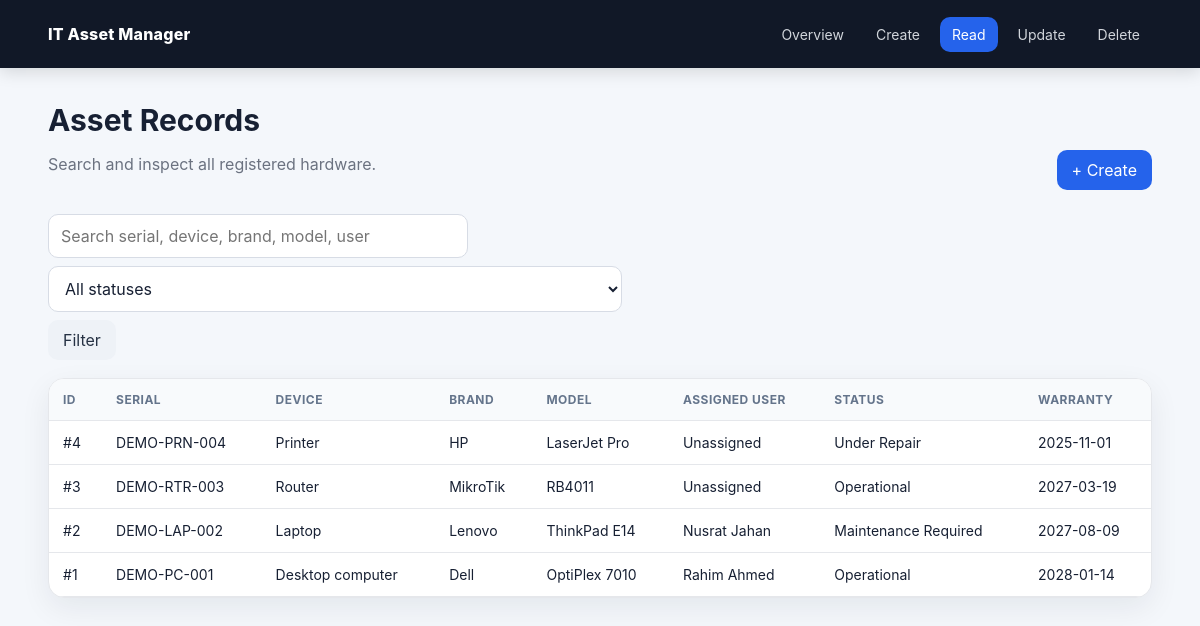
Screenshot of /CRUD_Operation/read.php with the database file from the repository.
### tables this page shows
CREATE TABLE Assets (
  AssetID INT UNSIGNED AUTO_INCREMENT PRIMARY KEY,
  SerialNo VARCHAR(100) NOT NULL UNIQUE,
  DeviceType VARCHAR(50) NOT NULL,
  Brand VARCHAR(50) NOT NULL,
  Model VARCHAR(50) NOT NULL,
  PurchaseDate DATE NULL,
  WarrantyExpiry DATE NULL,
  AssignedUserID INT UNSIGNED NULL,
  Status ENUM('Operational','Maintenance Required','Under Repair','Retired')
    NOT NULL DEFAULT 'Operational',
  CreatedAt TIMESTAMP DEFAULT CURRENT_TIMESTAMP,
  UpdatedAt TIMESTAMP DEFAULT CURRENT_TIMESTAMP ON UPDATE CURRENT_TIMESTAMP,
  CONSTRAINT fk_assets_user
    FOREIGN KEY (AssignedUserID) REFERENCES Users(UserID)
    ON UPDATE CASCADE ON DELETE SET NULL
);

CREATE TABLE Users (
  UserID INT UNSIGNED AUTO_INCREMENT PRIMARY KEY,
  FullName VARCHAR(100) NOT NULL,
  Department VARCHAR(50) NOT NULL,
  Email VARCHAR(100) NOT NULL UNIQUE,
  CreatedAt TIMESTAMP DEFAULT CURRENT_TIMESTAMP
);

### CRUD_Operation/read.php (the view, shortened to what this page needs)
<?php
require 'config.php';
$q = trim($_GET['q'] ?? '');
$status = $_GET['status'] ?? '';
$sql = "SELECT a.*,u.FullName AS AssignedTo,u.Department
        FROM Assets a LEFT JOIN Users u ON a.AssignedUserID=u.UserID
        WHERE 1=1";
$params=[];
$sql.=" ORDER BY a.AssetID DESC";
$stmt=$pdo->prepare($sql); $stmt->execute($params); $assets=$stmt->fetchAll();
?>
<!doctype html><html lang="en"><head><meta charset="utf-8"><meta name="viewport" content="width=device-width,initial-scale=1">
<title>Read Assets</title><link rel="stylesheet" href="style.css"></head><body>
<header class="topbar"><div class="container nav"><a class="brand" href="overview.php">IT Asset Manager</a>
<nav class="navlinks"><a href="overview.php">Overview</a><a href="create.php">Create</a><a class="active" href="read.php">Read</a><a href="update.php">Update</a><a href="delete.php">Delete</a></nav></div></header>
<main class="container"><div class="hero"><div><h1>Asset Records</h1><p class="muted">Search and inspect all registered hardware.</p></div><a class="btn btn-primary" href="create.php">+ Create</a></div>
<div class="toolbar"><form method="get" style="display:flex;gap:8px;flex-wrap:wrap">
<input class="search" name="q" value="<?=htmlspecialchars($q)?>" placeholder="Search serial, device, brand, model, user">
<select name="status"><option value="">All statuses</option><?php foreach(['Operational','Maintenance Required','Under Repair','Retired'] as $s): ?><option <?=$status===$s?'selected':''?>><?=$s?></option><?php endforeach; ?></select>
<button class="btn btn-secondary">Filter</button></form></div>
<div class="table-wrap"><table data-search-table><thead><tr>
<th>ID</th><th>Serial</th><th>Device</th><th>Brand</th><th>Model</th><th>Assigned User</th><th>Status</th><th>Warranty</th>
</tr></thead><tbody>
<?php foreach($assets as $a): ?><tr>
<td>#<?=$a['AssetID']?></td><td><?=htmlspecialchars($a['SerialNo'])?></td><td><?=htmlspecialchars($a['DeviceType'])?></td>
<td><?=htmlspecialchars($a['Brand'])?></td><td><?=htmlspecialchars($a['Model'])?></td>
<td><?=htmlspecialchars($a['AssignedTo'] ?? 'Unassigned')?></td><td><?=htmlspecialchars($a['Status'])?></td>
<td><?=htmlspecialchars($a['WarrantyExpiry'] ?? '—')?></td>
</tr><?php endforeach; ?>
</tbody></table></div></main><script src="script.js"></script></body></html>

### CRUD_Operation/style.css (style rules this page uses)
:root { --bg:#f4f7fb; --surface:#fff; --text:#172033; --muted:#6b7280; --primary:#2563eb; --primary-dark:#1d4ed8; --border:#e5e7eb; --success:#15803d; --warning:#b45309; --danger:#b91c1c; --shadow:0 10px 30px rgba(15,23,42,.07); --radius:16px; }
* { box-sizing:border-box }
body { margin:0;font-family:Inter,system-ui,-apple-system,Segoe UI,sans-serif; background:var(--bg);color:var(--text) }
a { color:inherit;text-decoration:none }
.container { width:min(1180px,92%);margin:auto }
.topbar { background:#111827;color:#fff;position:sticky;top:0;z-index:20;box-shadow:0 4px 16px #0002 }
.nav { min-height:68px;display:flex;align-items:center;justify-content:space-between;gap:20px }
.brand { font-weight:800;letter-spacing:.2px }
.navlinks { display:flex;gap:8px;flex-wrap:wrap }
.navlinks a { padding:9px 12px;border-radius:10px;color:#d1d5db;font-size:14px }
.navlinks a:hover,.navlinks a.active { background:#2563eb;color:#fff }
main { padding:34px 0 60px }
.hero { display:flex;align-items:end;justify-content:space-between;gap:20px;margin-bottom:24px }
h1 { margin:0 0 7px;font-size:30px }
.muted { color:var(--muted) }
input,select,textarea { width:100%;border:1px solid #d7dce5;border-radius:10px;padding:11px 12px;background:#fff;font:inherit;color:var(--text) }
.btn { display:inline-flex;align-items:center;justify-content:center;border:0;border-radius:10px;padding:10px 15px;font-weight:700;cursor:pointer;font:inherit }
.btn-primary { background:var(--primary);color:#fff }
.btn-secondary { background:#eef2f7;color:#263244 }
.table-wrap { overflow:auto;background:#fff;border:1px solid var(--border);border-radius:var(--radius);box-shadow:var(--shadow) }
table { width:100%;border-collapse:collapse;min-width:900px }
th,td { padding:13px 14px;border-bottom:1px solid var(--border);text-align:left;font-size:14px }
th { background:#f8fafc;font-size:12px;text-transform:uppercase;letter-spacing:.04em;color:#64748b }
.toolbar { display:flex;justify-content:space-between;gap:12px;align-items:center;margin:18px 0 }
.search { max-width:420px }

### rows the page displays
assets: AssetID "4", SerialNo "DEMO-PRN-004", DeviceType "Printer", Brand "HP", Model "LaserJet Pro", AssignedTo "Unassigned", Status "Under Repair", WarrantyExpiry "2025-11-01"
assets: AssetID "3", SerialNo "DEMO-RTR-003", DeviceType "Router", Brand "MikroTik", Model "RB4011", AssignedTo "Unassigned", Status "Operational", WarrantyExpiry "2027-03-19"
assets: AssetID "2", SerialNo "DEMO-LAP-002", DeviceType "Laptop", Brand "Lenovo", Model "ThinkPad E14", AssignedUserID.FullName "Nusrat Jahan", Status "Maintenance Required", WarrantyExpiry "2027-08-09"
assets: AssetID "1", SerialNo "DEMO-PC-001", DeviceType "Desktop computer", Brand "Dell", Model "OptiPlex 7010", AssignedUserID.FullName "Rahim Ahmed", Status "Operational", WarrantyExpiry "2028-01-14"
